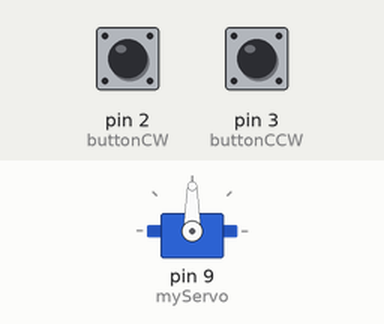
The sketch below on a simulated Arduino Uno, built with avr-gcc and run on an emulated ATmega328P. Parts: servo. The test bench sets the inputs (shaded band); at power-on: pin 2 (buttonCW) HIGH, pin 3 (buttonCCW) HIGH.

Above: at 1.2 s.
1.3 s: pin 2 (buttonCW) pulled LOW for 1 s
At 3.1 s:
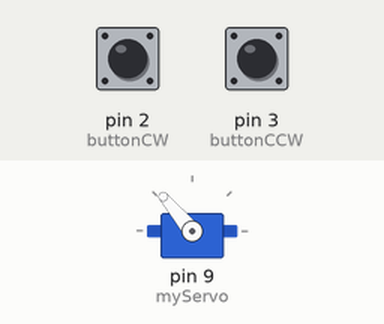
3.8 s: pin 3 (buttonCCW) pulled LOW for 3.2 s
At 7.8 s:
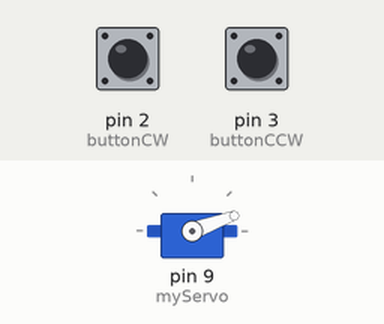
8.5 s: pin 3 (buttonCCW) pulled LOW for 0.15 s
At 9.1 s:
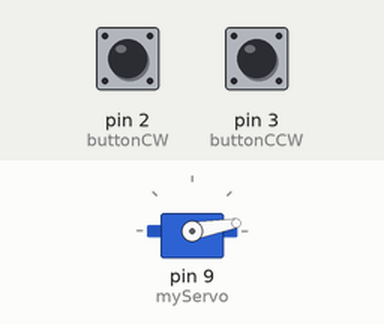
10.1 s: pin 2 (buttonCW) pulled LOW for 0.15 s
At 11.3 s:
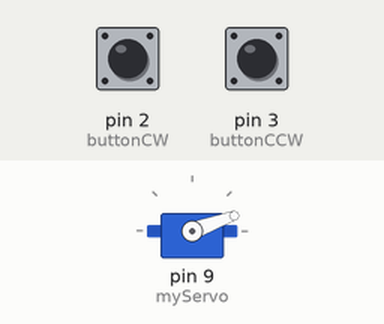
11.7 s: pin 2 (buttonCW) pulled LOW for 3.2 s
At 12.15 s:
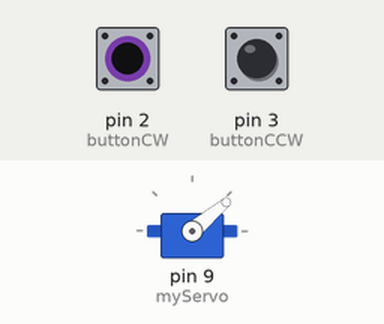
16.4 s: pin 2 (buttonCW) pulled LOW for 0.15 s
At 17.5 s:
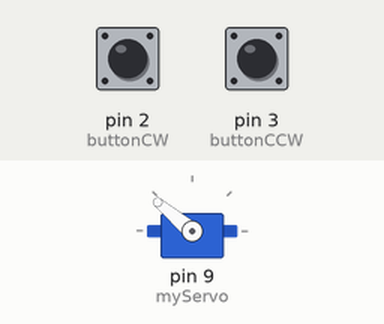
Timing chart, 0 to 19.0 s (numbered marks = the images above; inputs shaded):
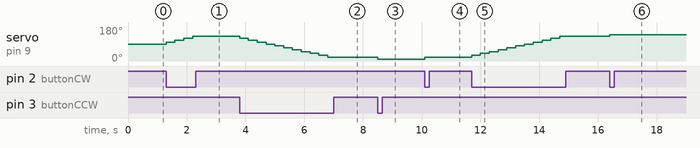

The sketch:

Simple_Servo_Button_Control.ino
```cpp
#include <Servo.h>

Servo myServo;

int pos = 90;         // Initial servo position
int buttonCW = 2;     // Clockwise button
int buttonCCW = 3;    // Counter-clockwise button

void setup() {
  myServo.attach(9);           // Servo on pin 9
  pinMode(buttonCW, INPUT_PULLUP);
  pinMode(buttonCCW, INPUT_PULLUP);
  myServo.write(pos);          // Set initial position
}

void loop() {
  if (digitalRead(buttonCW) == LOW) {  // Button pressed
    if (pos < 180) {
      pos += 10;
      myServo.write(pos);
      delay(300); // Simple debounce
    }
  }

  if (digitalRead(buttonCCW) == LOW) {
    if (pos > 0) {
      pos -= 10;
      myServo.write(pos);
      delay(300);
    }
  }
}
```

Measured:
- after the input at 1.3 s, servo on pin 9 (myServo): 90° → 100° at once, → 110° 0.30 s later, → 120° 0.30 s later, → 130° 0.30 s later
- after the input at 3.8 s, servo on pin 9 (myServo): moves from 130° to 20° over 3.0 s, starting at once
- after the input at 8.5 s, servo on pin 9 (myServo): 20° → 10° at once
- after the input at 10.1 s, servo on pin 9 (myServo): 10° → 20° at once
- after the input at 11.7 s, servo on pin 9 (myServo): moves from 20° to 130° over 3.0 s, starting at once
- after the input at 16.4 s, servo on pin 9 (myServo): 130° → 140° at once
